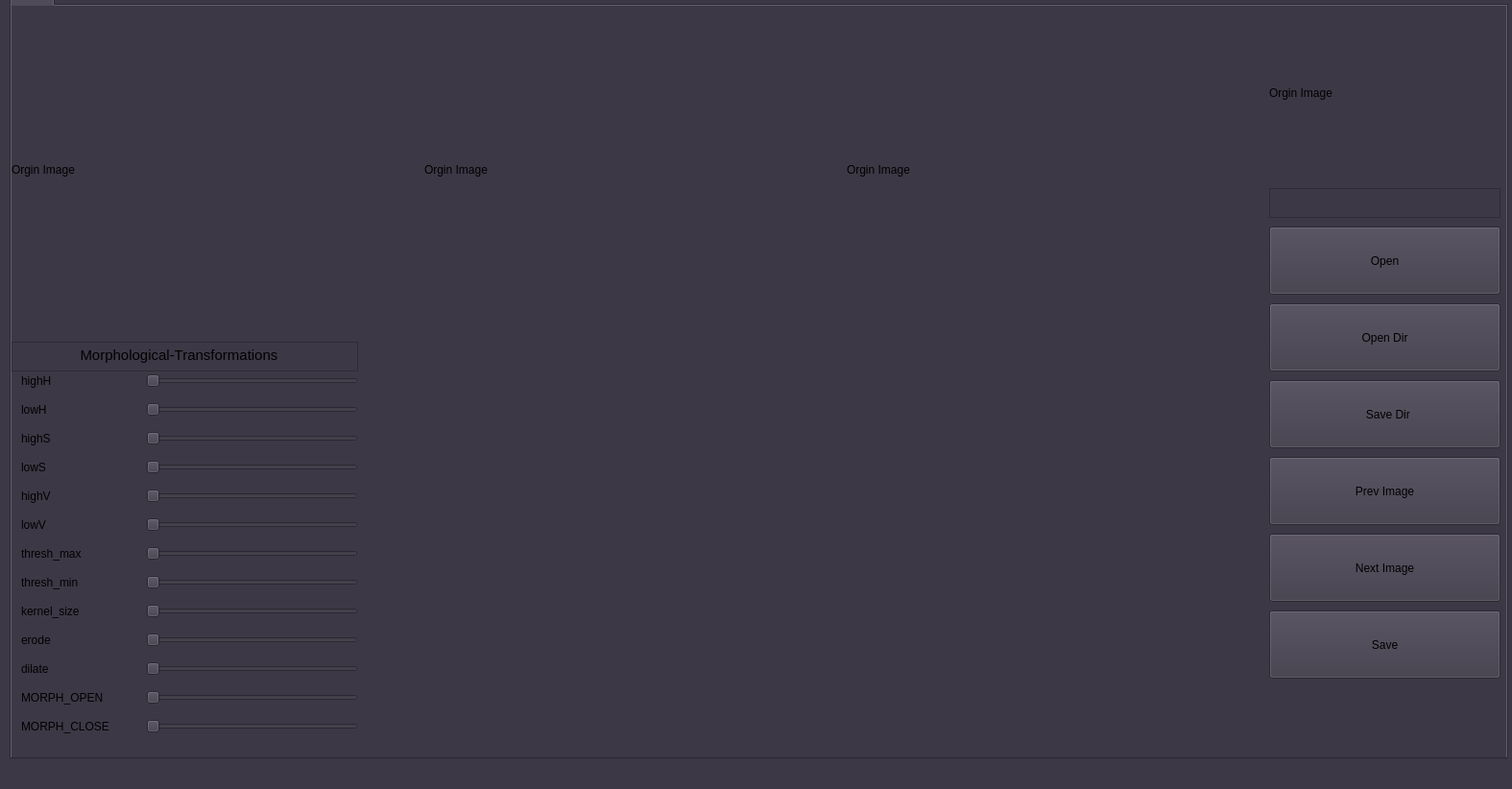
<?xml version="1.0" encoding="UTF-8"?>
<ui version="4.0">
 <class>MainWindow</class>
 <widget class="QMainWindow" name="MainWindow">
  <property name="geometry">
   <rect>
    <x>0</x>
    <y>0</y>
    <width>1575</width>
    <height>822</height>
   </rect>
  </property>
  <property name="windowTitle">
   <string>MainWindow</string>
  </property>
  <property name="styleSheet">
   <string notr="true">background-color: rgb(61, 56, 70);</string>
  </property>
  <widget class="QWidget" name="centralwidget">
   <widget class="QTabWidget" name="tabWidget">
    <property name="geometry">
     <rect>
      <x>10</x>
      <y>-20</y>
      <width>1561</width>
      <height>811</height>
     </rect>
    </property>
    <property name="contextMenuPolicy">
     <enum>Qt::PreventContextMenu</enum>
    </property>
    <property name="accessibleName">
     <string>&lt;html&gt;&lt;head/&gt;&lt;body&gt;&lt;p&gt;Anket&lt;/p&gt;&lt;/body&gt;&lt;/html&gt;</string>
    </property>
    <property name="currentIndex">
     <number>0</number>
    </property>
    <widget class="QWidget" name="tab_7">
     <attribute name="title">
      <string>Test</string>
     </attribute>
     <widget class="QLabel" name="label">
      <property name="geometry">
       <rect>
        <x>1310</x>
        <y>0</y>
        <width>231</width>
        <height>181</height>
       </rect>
      </property>
      <property name="text">
       <string>Orgin Image</string>
      </property>
     </widget>
     <widget class="QTextEdit" name="textEdit">
      <property name="geometry">
       <rect>
        <x>1310</x>
        <y>190</y>
        <width>241</width>
        <height>31</height>
       </rect>
      </property>
     </widget>
     <widget class="QLabel" name="label_2">
      <property name="geometry">
       <rect>
        <x>0</x>
        <y>0</y>
        <width>411</width>
        <height>341</height>
       </rect>
      </property>
      <property name="text">
       <string>Orgin Image</string>
      </property>
     </widget>
     <widget class="QLabel" name="label_6">
      <property name="geometry">
       <rect>
        <x>430</x>
        <y>0</y>
        <width>421</width>
        <height>341</height>
       </rect>
      </property>
      <property name="text">
       <string>Orgin Image</string>
      </property>
     </widget>
     <widget class="QLabel" name="label_7">
      <property name="geometry">
       <rect>
        <x>870</x>
        <y>0</y>
        <width>421</width>
        <height>341</height>
       </rect>
      </property>
      <property name="text">
       <string>Orgin Image</string>
      </property>
     </widget>
     <widget class="QPushButton" name="pushButton_5">
      <property name="geometry">
       <rect>
        <x>1310</x>
        <y>470</y>
        <width>241</width>
        <height>71</height>
       </rect>
      </property>
      <property name="text">
       <string>Prev Image</string>
      </property>
      <property name="icon">
       <iconset resource="images/images.qrc">
        <normaloff>:/images/Oxygen-Icons.org-Oxygen-Actions-go-previous.32.png</normaloff>:/images/Oxygen-Icons.org-Oxygen-Actions-go-previous.32.png</iconset>
      </property>
      <property name="iconSize">
       <size>
        <width>32</width>
        <height>32</height>
       </size>
      </property>
     </widget>
     <widget class="QPushButton" name="pushButton_6">
      <property name="geometry">
       <rect>
        <x>1310</x>
        <y>630</y>
        <width>241</width>
        <height>71</height>
       </rect>
      </property>
      <property name="text">
       <string>Save</string>
      </property>
      <property name="icon">
       <iconset resource="images/images.qrc">
        <normaloff>:/images/Hopstarter-Adobe-Cs4-File-Adobe-Dreamweaver-XML-01.48.png</normaloff>:/images/Hopstarter-Adobe-Cs4-File-Adobe-Dreamweaver-XML-01.48.png</iconset>
      </property>
      <property name="iconSize">
       <size>
        <width>32</width>
        <height>32</height>
       </size>
      </property>
     </widget>
     <widget class="QPushButton" name="pushButton_4">
      <property name="geometry">
       <rect>
        <x>1310</x>
        <y>550</y>
        <width>241</width>
        <height>71</height>
       </rect>
      </property>
      <property name="text">
       <string>Next Image</string>
      </property>
      <property name="icon">
       <iconset resource="images/images.qrc">
        <normaloff>:/images/Oxygen-Icons.org-Oxygen-Actions-go-next.32.png</normaloff>:/images/Oxygen-Icons.org-Oxygen-Actions-go-next.32.png</iconset>
      </property>
      <property name="iconSize">
       <size>
        <width>32</width>
        <height>32</height>
       </size>
      </property>
     </widget>
     <widget class="QPushButton" name="pushButton">
      <property name="geometry">
       <rect>
        <x>1310</x>
        <y>230</y>
        <width>241</width>
        <height>71</height>
       </rect>
      </property>
      <property name="text">
       <string>Open</string>
      </property>
      <property name="icon">
       <iconset resource="images/images.qrc">
        <normaloff>:/images/Hopstarter-Mac-Folders-Documents.32.png</normaloff>:/images/Hopstarter-Mac-Folders-Documents.32.png</iconset>
      </property>
      <property name="iconSize">
       <size>
        <width>32</width>
        <height>32</height>
       </size>
      </property>
     </widget>
     <widget class="QPushButton" name="pushButton_3">
      <property name="geometry">
       <rect>
        <x>1310</x>
        <y>390</y>
        <width>241</width>
        <height>71</height>
       </rect>
      </property>
      <property name="text">
       <string>  Save Dir</string>
      </property>
      <property name="icon">
       <iconset resource="images/images.qrc">
        <normaloff>:/images/Custom-Icon-Design-Pretty-Office-7-Save.32.png</normaloff>:/images/Custom-Icon-Design-Pretty-Office-7-Save.32.png</iconset>
      </property>
      <property name="iconSize">
       <size>
        <width>32</width>
        <height>32</height>
       </size>
      </property>
     </widget>
     <widget class="QPushButton" name="pushButton_2">
      <property name="geometry">
       <rect>
        <x>1310</x>
        <y>310</y>
        <width>241</width>
        <height>71</height>
       </rect>
      </property>
      <property name="text">
       <string>Open Dir</string>
      </property>
      <property name="icon">
       <iconset resource="images/images.qrc">
        <normaloff>:/images/Hopstarter-Mac-Folders-Documents.32.png</normaloff>:/images/Hopstarter-Mac-Folders-Documents.32.png</iconset>
      </property>
      <property name="iconSize">
       <size>
        <width>32</width>
        <height>32</height>
       </size>
      </property>
     </widget>
     <widget class="QLabel" name="label_9">
      <property name="geometry">
       <rect>
        <x>10</x>
        <y>410</y>
        <width>121</width>
        <height>21</height>
       </rect>
      </property>
      <property name="text">
       <string>lowH</string>
      </property>
     </widget>
     <widget class="QLabel" name="label_10">
      <property name="geometry">
       <rect>
        <x>10</x>
        <y>440</y>
        <width>121</width>
        <height>21</height>
       </rect>
      </property>
      <property name="text">
       <string>highS</string>
      </property>
     </widget>
     <widget class="QLabel" name="label_32">
      <property name="geometry">
       <rect>
        <x>10</x>
        <y>710</y>
        <width>121</width>
        <height>21</height>
       </rect>
      </property>
      <property name="text">
       <string>MORPH_OPEN</string>
      </property>
     </widget>
     <widget class="QLabel" name="label_5">
      <property name="geometry">
       <rect>
        <x>10</x>
        <y>380</y>
        <width>121</width>
        <height>21</height>
       </rect>
      </property>
      <property name="text">
       <string>highH</string>
      </property>
     </widget>
     <widget class="QLabel" name="label_12">
      <property name="geometry">
       <rect>
        <x>10</x>
        <y>470</y>
        <width>121</width>
        <height>21</height>
       </rect>
      </property>
      <property name="text">
       <string>lowS</string>
      </property>
     </widget>
     <widget class="QLabel" name="label_13">
      <property name="geometry">
       <rect>
        <x>10</x>
        <y>500</y>
        <width>121</width>
        <height>21</height>
       </rect>
      </property>
      <property name="text">
       <string>highV</string>
      </property>
     </widget>
     <widget class="QLabel" name="label_35">
      <property name="geometry">
       <rect>
        <x>10</x>
        <y>590</y>
        <width>121</width>
        <height>21</height>
       </rect>
      </property>
      <property name="text">
       <string>thresh_min</string>
      </property>
     </widget>
     <widget class="QLabel" name="label_11">
      <property name="geometry">
       <rect>
        <x>10</x>
        <y>530</y>
        <width>121</width>
        <height>21</height>
       </rect>
      </property>
      <property name="text">
       <string>lowV</string>
      </property>
     </widget>
     <widget class="QLabel" name="label_34">
      <property name="geometry">
       <rect>
        <x>10</x>
        <y>620</y>
        <width>121</width>
        <height>21</height>
       </rect>
      </property>
      <property name="text">
       <string>kernel_size</string>
      </property>
     </widget>
     <widget class="QLabel" name="label_31">
      <property name="geometry">
       <rect>
        <x>10</x>
        <y>650</y>
        <width>121</width>
        <height>21</height>
       </rect>
      </property>
      <property name="text">
       <string>erode</string>
      </property>
     </widget>
     <widget class="QLabel" name="label_37">
      <property name="geometry">
       <rect>
        <x>10</x>
        <y>740</y>
        <width>121</width>
        <height>21</height>
       </rect>
      </property>
      <property name="text">
       <string>MORPH_CLOSE</string>
      </property>
     </widget>
     <widget class="QLabel" name="label_33">
      <property name="geometry">
       <rect>
        <x>10</x>
        <y>560</y>
        <width>121</width>
        <height>21</height>
       </rect>
      </property>
      <property name="text">
       <string>thresh_max</string>
      </property>
     </widget>
     <widget class="QLabel" name="label_36">
      <property name="geometry">
       <rect>
        <x>10</x>
        <y>680</y>
        <width>121</width>
        <height>21</height>
       </rect>
      </property>
      <property name="text">
       <string>dilate</string>
      </property>
     </widget>
     <widget class="QSlider" name="horizontalSlider_17">
      <property name="geometry">
       <rect>
        <x>140</x>
        <y>680</y>
        <width>221</width>
        <height>21</height>
       </rect>
      </property>
      <property name="orientation">
       <enum>Qt::Horizontal</enum>
      </property>
     </widget>
     <widget class="QSlider" name="horizontalSlider">
      <property name="geometry">
       <rect>
        <x>140</x>
        <y>380</y>
        <width>221</width>
        <height>21</height>
       </rect>
      </property>
      <property name="orientation">
       <enum>Qt::Horizontal</enum>
      </property>
     </widget>
     <widget class="QSlider" name="horizontalSlider_2">
      <property name="geometry">
       <rect>
        <x>140</x>
        <y>410</y>
        <width>221</width>
        <height>21</height>
       </rect>
      </property>
      <property name="orientation">
       <enum>Qt::Horizontal</enum>
      </property>
     </widget>
     <widget class="QSlider" name="horizontalSlider_3">
      <property name="geometry">
       <rect>
        <x>140</x>
        <y>440</y>
        <width>221</width>
        <height>21</height>
       </rect>
      </property>
      <property name="orientation">
       <enum>Qt::Horizontal</enum>
      </property>
     </widget>
     <widget class="QSlider" name="horizontalSlider_18">
      <property name="geometry">
       <rect>
        <x>140</x>
        <y>590</y>
        <width>221</width>
        <height>21</height>
       </rect>
      </property>
      <property name="orientation">
       <enum>Qt::Horizontal</enum>
      </property>
     </widget>
     <widget class="QSlider" name="horizontalSlider_15">
      <property name="geometry">
       <rect>
        <x>140</x>
        <y>710</y>
        <width>221</width>
        <height>21</height>
       </rect>
      </property>
      <property name="orientation">
       <enum>Qt::Horizontal</enum>
      </property>
     </widget>
     <widget class="QSlider" name="horizontalSlider_5">
      <property name="geometry">
       <rect>
        <x>140</x>
        <y>530</y>
        <width>221</width>
        <height>21</height>
       </rect>
      </property>
      <property name="orientation">
       <enum>Qt::Horizontal</enum>
      </property>
     </widget>
     <widget class="QSlider" name="horizontalSlider_14">
      <property name="geometry">
       <rect>
        <x>140</x>
        <y>620</y>
        <width>221</width>
        <height>21</height>
       </rect>
      </property>
      <property name="orientation">
       <enum>Qt::Horizontal</enum>
      </property>
     </widget>
     <widget class="QSlider" name="horizontalSlider_6">
      <property name="geometry">
       <rect>
        <x>140</x>
        <y>500</y>
        <width>221</width>
        <height>21</height>
       </rect>
      </property>
      <property name="orientation">
       <enum>Qt::Horizontal</enum>
      </property>
     </widget>
     <widget class="QSlider" name="horizontalSlider_19">
      <property name="geometry">
       <rect>
        <x>140</x>
        <y>740</y>
        <width>221</width>
        <height>21</height>
       </rect>
      </property>
      <property name="orientation">
       <enum>Qt::Horizontal</enum>
      </property>
     </widget>
     <widget class="QSlider" name="horizontalSlider_13">
      <property name="geometry">
       <rect>
        <x>140</x>
        <y>560</y>
        <width>221</width>
        <height>21</height>
       </rect>
      </property>
      <property name="orientation">
       <enum>Qt::Horizontal</enum>
      </property>
     </widget>
     <widget class="QSlider" name="horizontalSlider_4">
      <property name="geometry">
       <rect>
        <x>140</x>
        <y>470</y>
        <width>221</width>
        <height>21</height>
       </rect>
      </property>
      <property name="orientation">
       <enum>Qt::Horizontal</enum>
      </property>
     </widget>
     <widget class="QSlider" name="horizontalSlider_16">
      <property name="geometry">
       <rect>
        <x>140</x>
        <y>650</y>
        <width>221</width>
        <height>21</height>
       </rect>
      </property>
      <property name="orientation">
       <enum>Qt::Horizontal</enum>
      </property>
     </widget>
     <widget class="QTextEdit" name="textEdit_2">
      <property name="geometry">
       <rect>
        <x>0</x>
        <y>350</y>
        <width>361</width>
        <height>31</height>
       </rect>
      </property>
      <property name="html">
       <string>&lt;!DOCTYPE HTML PUBLIC &quot;-//W3C//DTD HTML 4.0//EN&quot; &quot;http://www.w3.org/TR/REC-html40/strict.dtd&quot;&gt;
&lt;html&gt;&lt;head&gt;&lt;meta name=&quot;qrichtext&quot; content=&quot;1&quot; /&gt;&lt;style type=&quot;text/css&quot;&gt;
p, li { white-space: pre-wrap; }
&lt;/style&gt;&lt;/head&gt;&lt;body style=&quot; font-family:'Ubuntu'; font-size:11pt; font-weight:400; font-style:normal;&quot;&gt;
&lt;p style=&quot; margin-top:0px; margin-bottom:0px; margin-left:0px; margin-right:0px; -qt-block-indent:0; text-indent:0px;&quot;&gt;                Morphological-Transformations&lt;/p&gt;&lt;/body&gt;&lt;/html&gt;</string>
      </property>
     </widget>
    </widget>
   </widget>
  </widget>
  <widget class="QStatusBar" name="statusbar"/>
  <widget class="QMenuBar" name="menubar">
   <property name="geometry">
    <rect>
     <x>0</x>
     <y>0</y>
     <width>1575</width>
     <height>22</height>
    </rect>
   </property>
  </widget>
 </widget>
 <resources>
  <include location="images/images.qrc"/>
 </resources>
 <connections/>
</ui>
